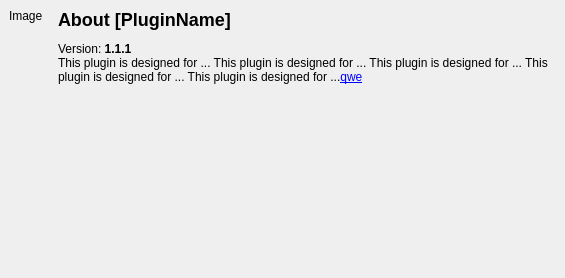
<?xml version="1.0" encoding="UTF-8"?>
<ui version="4.0">
 <class>AboutDialog</class>
 <widget class="QDialog" name="AboutDialog">
  <property name="geometry">
   <rect>
    <x>0</x>
    <y>0</y>
    <width>565</width>
    <height>278</height>
   </rect>
  </property>
  <property name="sizePolicy">
   <sizepolicy hsizetype="Fixed" vsizetype="Fixed">
    <horstretch>0</horstretch>
    <verstretch>0</verstretch>
   </sizepolicy>
  </property>
  <property name="windowTitle">
   <string>About</string>
  </property>
  <layout class="QVBoxLayout" name="verticalLayout">
   <property name="spacing">
    <number>15</number>
   </property>
   <property name="margin">
    <number>9</number>
   </property>
   <item>
    <layout class="QHBoxLayout" name="horizontalLayout">
     <property name="spacing">
      <number>15</number>
     </property>
     <property name="leftMargin">
      <number>0</number>
     </property>
     <property name="rightMargin">
      <number>0</number>
     </property>
     <item>
      <widget class="QLabel" name="lIcon">
       <property name="sizePolicy">
        <sizepolicy hsizetype="Fixed" vsizetype="Expanding">
         <horstretch>0</horstretch>
         <verstretch>0</verstretch>
        </sizepolicy>
       </property>
       <property name="text">
        <string>Image</string>
       </property>
       <property name="alignment">
        <set>Qt::AlignLeading|Qt::AlignLeft|Qt::AlignTop</set>
       </property>
      </widget>
     </item>
     <item>
      <widget class="QLabel" name="lAboutText">
       <property name="sizePolicy">
        <sizepolicy hsizetype="Preferred" vsizetype="Expanding">
         <horstretch>0</horstretch>
         <verstretch>0</verstretch>
        </sizepolicy>
       </property>
       <property name="maximumSize">
        <size>
         <width>500</width>
         <height>16777215</height>
        </size>
       </property>
       <property name="text">
        <string>&lt;div&gt; &lt;h2&gt;About [PluginName]&lt;/h2&gt; &lt;/div&gt;&lt;div&gt; Version: &lt;strong&gt;1.1.1&lt;/strong&gt;&lt;/div&gt;&lt;div&gt;This plugin is designed for ... This plugin is designed for ... This plugin is designed for ... This plugin is designed for ... This plugin is designed for ...&lt;/div&gt;&lt;a href=&quot;http://nextgis.ru/en/&quot;&gt;qwe&lt;/a&gt;</string>
       </property>
       <property name="alignment">
        <set>Qt::AlignLeading|Qt::AlignLeft|Qt::AlignTop</set>
       </property>
       <property name="wordWrap">
        <bool>true</bool>
       </property>
       <property name="openExternalLinks">
        <bool>true</bool>
       </property>
      </widget>
     </item>
    </layout>
   </item>
  </layout>
 </widget>
 <resources/>
 <connections/>
</ui>
